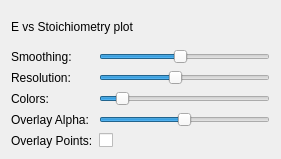
<?xml version="1.0" encoding="UTF-8"?>
<ui version="4.0">
 <class>DensityWindowInspector</class>
 <widget class="QDialog" name="DensityWindowInspector">
  <property name="geometry">
   <rect>
    <x>0</x>
    <y>0</y>
    <width>281</width>
    <height>159</height>
   </rect>
  </property>
  <property name="sizePolicy">
   <sizepolicy hsizetype="Preferred" vsizetype="Minimum">
    <horstretch>0</horstretch>
    <verstretch>0</verstretch>
   </sizepolicy>
  </property>
  <property name="minimumSize">
   <size>
    <width>0</width>
    <height>0</height>
   </size>
  </property>
  <property name="maximumSize">
   <size>
    <width>1000</width>
    <height>1000</height>
   </size>
  </property>
  <property name="windowTitle">
   <string>Adjust</string>
  </property>
  <layout class="QGridLayout" name="gridLayout">
   <item row="4" column="0">
    <layout class="QGridLayout" name="gridLayout_2">
     <item row="4" column="0">
      <widget class="QLabel" name="overlayLabel">
       <property name="text">
        <string>Overlay Points:</string>
       </property>
      </widget>
     </item>
     <item row="2" column="0">
      <widget class="QLabel" name="colorLabel">
       <property name="text">
        <string>Colors:</string>
       </property>
      </widget>
     </item>
     <item row="0" column="0">
      <widget class="QLabel" name="smoothingLabel">
       <property name="text">
        <string>Smoothing: </string>
       </property>
      </widget>
     </item>
     <item row="1" column="0">
      <widget class="QLabel" name="resolutionLabel">
       <property name="text">
        <string>Resolution: </string>
       </property>
      </widget>
     </item>
     <item row="3" column="0">
      <widget class="QLabel" name="label">
       <property name="text">
        <string>Overlay Alpha:</string>
       </property>
      </widget>
     </item>
     <item row="1" column="1">
      <widget class="QSlider" name="resolutionSlider">
       <property name="minimum">
        <number>10</number>
       </property>
       <property name="maximum">
        <number>100</number>
       </property>
       <property name="value">
        <number>50</number>
       </property>
       <property name="tracking">
        <bool>false</bool>
       </property>
       <property name="orientation">
        <enum>Qt::Horizontal</enum>
       </property>
       <property name="invertedControls">
        <bool>false</bool>
       </property>
       <property name="tickPosition">
        <enum>QSlider::NoTicks</enum>
       </property>
       <property name="tickInterval">
        <number>1000</number>
       </property>
      </widget>
     </item>
     <item row="0" column="1">
      <widget class="QSlider" name="smoothingSlider">
       <property name="minimum">
        <number>1</number>
       </property>
       <property name="maximum">
        <number>20</number>
       </property>
       <property name="value">
        <number>10</number>
       </property>
       <property name="tracking">
        <bool>false</bool>
       </property>
       <property name="orientation">
        <enum>Qt::Horizontal</enum>
       </property>
       <property name="invertedControls">
        <bool>false</bool>
       </property>
       <property name="tickPosition">
        <enum>QSlider::NoTicks</enum>
       </property>
       <property name="tickInterval">
        <number>1000</number>
       </property>
      </widget>
     </item>
     <item row="3" column="1">
      <widget class="QSlider" name="pointAlphaSlider">
       <property name="minimum">
        <number>0</number>
       </property>
       <property name="maximum">
        <number>20</number>
       </property>
       <property name="value">
        <number>10</number>
       </property>
       <property name="tracking">
        <bool>false</bool>
       </property>
       <property name="orientation">
        <enum>Qt::Horizontal</enum>
       </property>
       <property name="invertedControls">
        <bool>false</bool>
       </property>
       <property name="tickPosition">
        <enum>QSlider::NoTicks</enum>
       </property>
       <property name="tickInterval">
        <number>1000</number>
       </property>
      </widget>
     </item>
     <item row="2" column="1">
      <widget class="QSlider" name="colorSlider">
       <property name="minimum">
        <number>1</number>
       </property>
       <property name="maximum">
        <number>20</number>
       </property>
       <property name="value">
        <number>3</number>
       </property>
       <property name="tracking">
        <bool>false</bool>
       </property>
       <property name="orientation">
        <enum>Qt::Horizontal</enum>
       </property>
       <property name="invertedControls">
        <bool>false</bool>
       </property>
       <property name="tickPosition">
        <enum>QSlider::NoTicks</enum>
       </property>
       <property name="tickInterval">
        <number>1000</number>
       </property>
      </widget>
     </item>
     <item row="4" column="1">
      <widget class="QCheckBox" name="overlayCheckBox">
       <property name="text">
        <string/>
       </property>
      </widget>
     </item>
    </layout>
   </item>
   <item row="0" column="0">
    <widget class="QLabel" name="label_2">
     <property name="text">
      <string>E vs Stoichiometry plot</string>
     </property>
    </widget>
   </item>
  </layout>
 </widget>
 <layoutdefault spacing="6" margin="11"/>
 <resources/>
 <connections/>
</ui>
